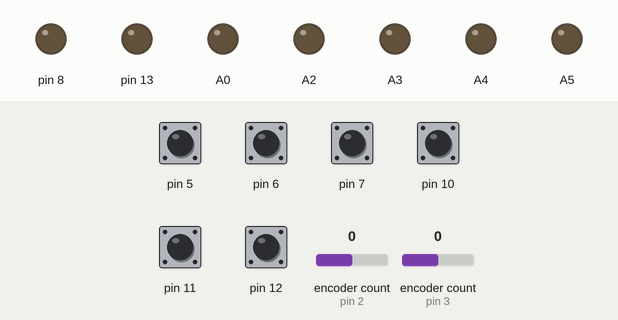
The sketch below on a simulated Arduino Uno, built with avr-gcc and run on an emulated ATmega328P. Parts: output pins drawn as LEDs (lit = HIGH). The test bench sets the inputs (shaded band); at power-on: pin 5–7, pin 10–12 HIGH, encoder count (sensors on pin 2, pin 3) 0. What the sketch prints to the serial monitor is not drawn.

Above: at 1.2 s.
1.3 s: pin 5 pulled LOW for 0.15 s
At 1.38 s:
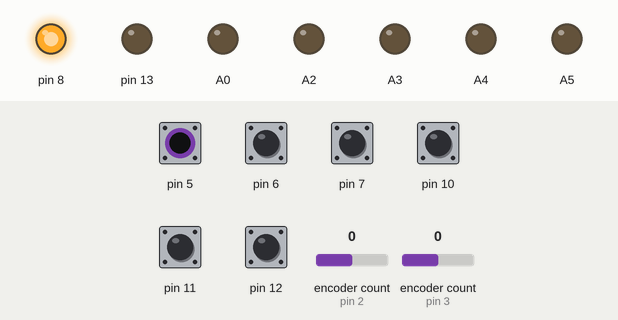
2.9 s: pin 6 pulled LOW for 0.15 s
At 2.98 s:
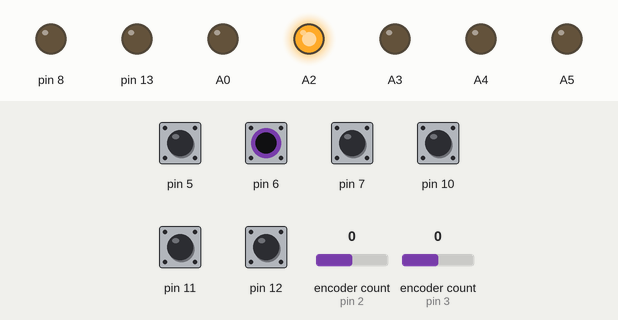
4.5 s: pin 7 pulled LOW for 0.15 s
At 4.58 s:
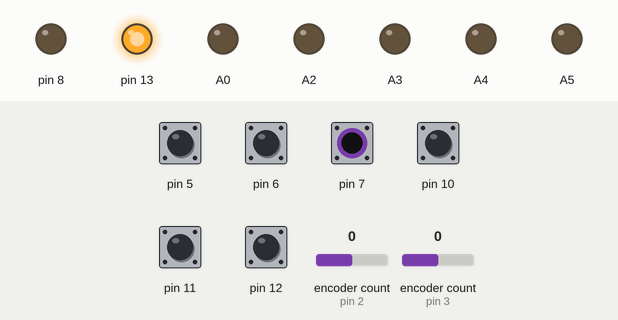
6.1 s: pin 10 pulled LOW for 0.15 s
At 6.18 s:
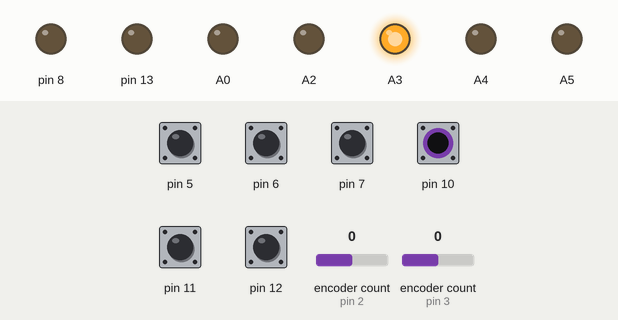
7.7 s: pin 11 pulled LOW for 0.15 s
At 7.78 s:
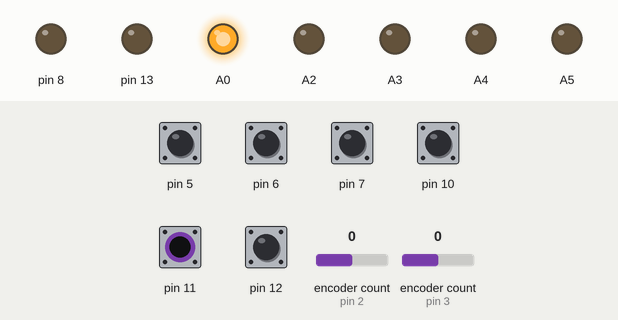
9.3 s: pin 12 pulled LOW for 0.15 s
At 9.38 s:
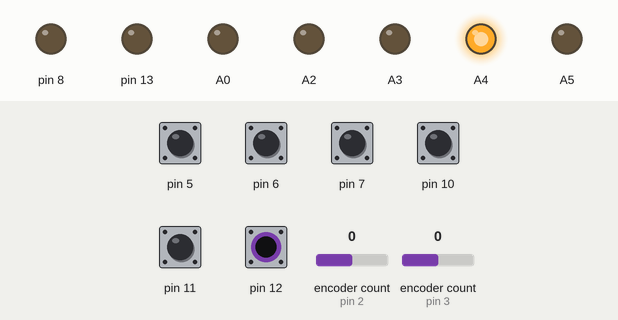
Timing chart, 0 to 11.9 s (numbered marks = the images above; inputs shaded):
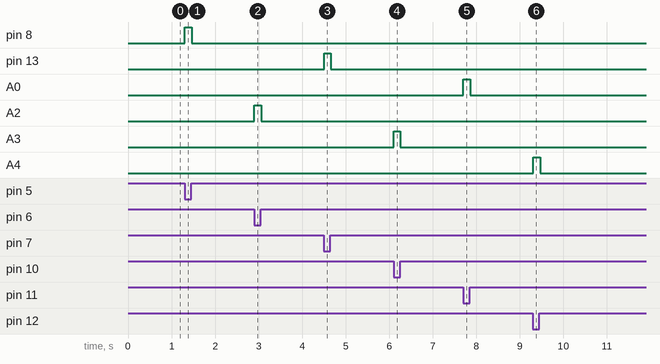

Measured:
- after the input at 1.3 s, pin 8: LOW → HIGH at once, → LOW 0.15 s later
- after the input at 2.9 s, A2: LOW → HIGH at once, → LOW 0.16 s later
- after the input at 4.5 s, pin 13: LOW → HIGH at once, → LOW 0.15 s later
- after the input at 6.1 s, A3: LOW → HIGH at once, → LOW 0.15 s later
- after the input at 7.7 s, A0: LOW → HIGH at once, → LOW 0.15 s later
- after the input at 9.3 s, A4: LOW → HIGH at once, → LOW 0.16 s later

The sketch:

SDVXCon.ino
```cpp
#define MAX_BUTTONS 7


#include <Encoder.h>

int const BTA = 0;
int const BTB = 12;
int const BTC = 6;
int const BTD = 11;
int const FXL = 5;
int const FXR = 7;
int const START = 10;


int const BTLA = A5;
int const BTLB = A4;
int const BTLC = A2;
int const BTLD = A0;
int const FXLL = 8;
int const FXLR = 13;
int const STARTL = A3;


int const VOLLA = 2;
int const VOLLB = 4;
int const VOLRA = 3;
int const VOLRB = 9;


uint8_t keyBTA = 's'; //s
uint8_t keyBTB = 'd'; //d
uint8_t keyBTC = 'k'; //k
uint8_t keyBTD = 'l'; //l

uint8_t keyFXL = 'c'; //c
uint8_t keyFXR = 'm'; //m


uint8_t keySTART = 'e'; //Enter

uint8_t keyVOLLCCW = 'q'; //q
uint8_t keyVOLLCW = 'w'; //w
uint8_t keyVOLRCCW = 'o'; //o
uint8_t keyVOLRCW = 'p'; //p


unsigned const long debounceDelay = 5;

unsigned const long spinTolerance = 4;


Encoder encL(VOLLA,VOLLB);
Encoder encR(VOLRA,VOLRB);
long encLPosition, encRPosition = 0;

uint8_t buf[9] = { 0 };

typedef enum KnobState {
  CW,
  CCW,
  Stop
} KnobState;

bool BTAState, BTBState, BTCState, BTDState, FXLState, FXRState, StartState = LOW;
bool BTAHwState, BTBHwState, BTCHwState, BTDHwState, FXLHwState, FXRHwState, StartHwState = LOW;
KnobState VOLLState, VOLRState = Stop;
unsigned long BTADebounce, BTBDebounce, BTCDebounce, BTDDebounce, FXLDebounce, FXRDebounce, StartDebounce = 0;

void setup() {

  Serial.begin(115200);

  setupButton(BTA);
  setupButton(BTB);
  setupButton(BTC);
  setupButton(BTD);
  setupButton(FXL);
  setupButton(FXR);
  setupButton(START);

  setupLED(BTLA);
  setupLED(BTLB);
  setupLED(BTLC);
  setupLED(BTLD);
  setupLED(FXLL);
  setupLED(FXLR);
  setupLED(STARTL);
}

void setupButton(int button)
{
  pinMode(button, INPUT_PULLUP);
}

void setupLED(int led)
{
  pinMode(led, OUTPUT);
}

bool buttonStates[MAX_BUTTONS] = {LOW, LOW, LOW, LOW, LOW, LOW, LOW};

void checkButton(int button)
{
  int hardwareState = digitalRead(button);

  if (hardwareState != getButtonHwState(button))
  {
    setDebounce(button, millis());
  }

  if ((millis() - getDebounce(button)) > debounceDelay)
  {
    if (hardwareState == HIGH)
    {
      if (getButtonState(button) == HIGH)
      {
        lightOff(button);
        setButtonState(button, LOW);
        buttonReleaseAction(button);
      }
    }
    else
    {
      if (getButtonState(button) == LOW)
      {
        lightOn(button);
        releaseKey(button);
        setButtonState(button, HIGH);
        buttonPressAction(button);
        Serial.write(button);
      }
    }
  }
  setButtonHwState(button, hardwareState);
}

void lightOff(int inputPin)
{
  digitalWrite(buttonToLight(inputPin), LOW);
}

void lightOn(int inputPin)
{
  digitalWrite(buttonToLight(inputPin), HIGH);
}

void checkKnob(int knobA, int knobB)
{
  int readPosition;
  if(knobA == VOLLA || knobB == VOLLB)
  {
    readPosition = encL.read();

    if(readPosition > (long)(encLPosition + spinTolerance))
    {
      knobLActionCCW();
      encLPosition = readPosition;
    }
    else if(readPosition < (long)(encLPosition - spinTolerance) )
    {
      knobLActionCW();
      encLPosition = readPosition;
    }
    else
    {
      knobLActionStop();
    }

  }
  else
  {
    readPosition = encR.read();

    if(readPosition > (long)(encRPosition + spinTolerance))
    {
      knobRActionCCW();
      encRPosition = readPosition;
    }
    else if(readPosition < (long)(encRPosition - spinTolerance) )
    {
      knobRActionCW();
      encRPosition = readPosition;
    }
    else
    {
      knobRActionStop();
    }

  }
}

void knobLActionCW()
{
  debugInput("Spin",VOLLA);
  setVolLState(CW);
}

void knobLActionCCW()
{
  debugInput("Spin",VOLLB);
  setVolLState(CCW);
}

void knobRActionCW()
{
  debugInput("Spin",VOLRA);
  setVolRState(CW);
}

void knobRActionCCW()
{
  debugInput("Spin",VOLRB);
  setVolRState(CCW);
}

void knobLActionStop()
{
  setVolLState(Stop);
}

void knobRActionStop()
{
  setVolRState(Stop);
}

void setVolLState(KnobState state)
{

  if(VOLLState != state)
  {
    VOLLState = state;
  }
}

void setVolRState(KnobState state)
{

  if(VOLRState != state)
  {
    VOLRState = state;
  }
}

void buttonPressAction(int button)
{
  debugInput("Pressed", button);
  buf[2] = getKey(button);  // 버튼이 눌릴 때 버퍼에 해당 키 값 저장
}

void buttonReleaseAction(int button)
{
  debugInput("Released", button);
  buf[2] = 0;  // 버튼이 떼어질 때 버퍼 초기화
  Serial.write(buf, 9);
}

void serialFromState()
{
  int buttons[7] = {BTA,BTB,BTC,BTD,FXL,FXR,START};
  int slotIndex = 2;
  for( int i = 0; i < 7; i++)
  {
    if(getButtonState(buttons[i]) == HIGH)
    {
      buf[slotIndex] = getKey(buttons[i]);
      slotIndex++;
    }
  }

  if(slotIndex < 9) // 버퍼 크기만큼 루프 추가
  {
    if(VOLLState == CW)
    {
      buf[slotIndex] = getKey(VOLLB);
      slotIndex++;
    }
    else if (VOLLState == CCW)
    {
      buf[slotIndex] = getKey(VOLLA);
      slotIndex++;
    }
  }

  if(slotIndex < 9) // 버퍼 크기만큼 루프 추가
  {
    if(VOLRState == CW)
    {
      buf[slotIndex] = getKey(VOLRB);
      slotIndex++;
    }
    else if (VOLRState == CCW)
    {
      buf[slotIndex] = getKey(VOLRA);
      slotIndex++;
    }
  }

  for(int i = slotIndex; i < 9; i++) // 버퍼 크기만큼 루프 추가
  {
    buf[slotIndex] = 0;
  }

  // 메시지 전송
  Serial.write(buf, 9); // 버퍼 크기만큼 수정
}

uint8_t getKey(int inputPin)
{
  switch(inputPin)
  {
    case BTA:
    {
      return keyBTA;
      break;
    }
    case BTB:
    {
      return keyBTB;
      break;
    }
    case BTC:
    {
      return keyBTC;
      break;
    }
    case BTD:
    {
      return keyBTD;
      break;
    }
    case FXL:
    {
      return keyFXL;
      break;
    }
    case FXR:
    {
      return keyFXR;
      break;
    }
    case START:
    {
      return keySTART;
      break;
    }
    case VOLLA:
    {
      return keyVOLLCCW;
      break;
    }
    case VOLLB:
    {
      return keyVOLLCW;
      break;
    }
    case VOLRA:
    {
      return keyVOLRCCW;
      break;
    }
    case VOLRB:
    {
      return keyVOLRCW;
      break;
    }
  }
}

void debugInput(String message, int inputPort)
{
  #ifdef SERIAL_DEBUGGING
  Serial.print(message);
  Serial.print(" - ");
  Serial.println(getName(inputPort));
  #endif
}

void setButtonState(int button, bool state)
{
  switch (button)
  {
  case BTA:
    buttonStates[0] = state;
    break;
  case BTB:
    buttonStates[1] = state;
    break;
  case BTC:
    buttonStates[2] = state;
    break;
  case BTD:
    buttonStates[3] = state;
    break;
  case FXL:
    buttonStates[4] = state;
    break;
  case FXR:
    buttonStates[5] = state;
    break;
  case START:
    buttonStates[6] = state;
    break;
  }
}


bool getButtonState(int button)
{
  switch (button)
  {
  case BTA:
    return buttonStates[0];
  case BTB:
    return buttonStates[1];
  case BTC:
    return buttonStates[2];
  case BTD:
    return buttonStates[3];
  case FXL:
    return buttonStates[4];
  case FXR:
    return buttonStates[5];
  case START:
    return buttonStates[6];
  }
}


String getName(int inputPort)
{
  switch(inputPort)
  {
    case BTA:
    {
      return "BTA";
      break;
    }
    case BTB:
    {
      return "BTB";
      break;
    }
    case BTC:
    {
      return "BTC";
      break;
    }
    case BTD:
    {
      return "BTD";
      break;
    }
    case FXL:
    {
      return "FXL";
      break;
    }
    case FXR:
    {
      return "FXR";
      break;
    }
    case START:
    {
      return "START";
      break;
    }
    case VOLLA:
    {
      return "VOL-L CW";
      break;
    }
    case VOLLB:
    {
      return "VOL-L CCW";
      break;
    }
    case VOLRA:
    {
      return "VOL-R CW";
      break;
    }
    case VOLRB:
    {
      return "VOL-R CCW";
      break;
    }
  }
}

bool getButtonHwState(int button)
{
  switch(button)
  {
    case BTA:
    {
      return BTAHwState;
      break;
    }
    case BTB:
    {
      return BTBHwState;
      break;
    }
    case BTC:
    {
      return BTCHwState;
      break;
    }
    case BTD:
    {
      return BTDHwState;
      break;
    }
    case FXL:
    {
      return FXLHwState;
      break;
    }
    case FXR:
    {
      return FXRHwState;
      break;
    }
    case START:
    {
      return StartHwState;
      break;
    }
  }
}

void setButtonHwState(int button, bool state)
{
  switch(button)
  {
    case BTA:
    {
      BTAHwState = state;
      break;
    }
    case BTB:
    {
      BTBHwState = state;
      break;
    }
    case BTC:
    {
      BTCHwState = state;
      break;
    }
    case BTD:
    {
      BTDHwState = state;
      break;
    }
    case FXL:
    {
      FXLHwState = state;
      break;
    }
    case FXR:
    {
      FXRHwState = state;
      break;
    }
    case START:
    {
      StartHwState = state;
      break;
    }
  }
}

void setDebounce(int button, unsigned long value)
{
  switch(button)
  {
    case BTA:
    {
      BTADebounce = value;
      break;
    }
    case BTB:
    {
      BTBDebounce = value;
      break;
    }
    case BTC:
    {
      BTCDebounce = value;
      break;
    }
    case BTD:
    {
      BTDDebounce = value;
      break;
    }
    case FXL:
    {
      FXLDebounce = value;
      break;
    }
    case FXR:
    {
      FXRDebounce = value;
      break;
    }
    case START:
    {
      StartDebounce = value;
      break;
    }
  }
}

unsigned long getDebounce(int button)
{
  switch(button)
  {
    case BTA:
    {
      return BTADebounce;
      break;
    }
    case BTB:
    {
      return BTBDebounce;
      break;
    }
    case BTC:
    {
      return BTCDebounce;
      break;
    }
    case BTD:
    {
      return BTDDebounce;
      break;
    }
    case FXL:
    {
      return FXLDebounce;
      break;
    }
    case FXR:
    {
      return FXRDebounce;
      break;
    }
    case START:
    {
      return StartDebounce;
    }
  }
}

int buttonToLight(int button)
{
    switch(button)
  {
    case BTA:
    {
      return BTLA;
      break;
    }
    case BTB:
    {
      return BTLB;
      break;
    }
    case BTC:
    {
      return BTLC;
      break;
    }
    case BTD:
    {
      return BTLD;
      break;
    }
    case FXL:
    {
      return FXLL;
      break;
    }
    case FXR:
    {
      return FXLR;
      break;
    }
    case START:
    {
      return STARTL;
      break;
    }
  }
}

void loop()
{
  checkButton(BTA);
  checkButton(BTB);
  checkButton(BTC);
  checkButton(BTD);
  checkButton(FXL);
  checkButton(FXR);
  checkButton(START);

  checkKnob(VOLLA, VOLLB);
  checkKnob(VOLRA, VOLRB);

  if (hasStateChanged())
  {
    serialFromState();
    delay(5); // 5ms 딜레이
  }
}

bool hasStateChanged() {

  int buttons[7] = {BTA, BTB, BTC, BTD, FXL, FXR, START};
  bool buttonStates[7] = {BTAState, BTBState, BTCState, BTDState, FXLState, FXRState, StartState};

  for (int i = 0; i < 7; i++) {
    if (buttonStates[i] != getButtonState(buttons[i])) {
      return true;
    }
  }

  return VOLLState != Stop || VOLRState != Stop;
}


void pressKey()
{
  //buf[2] = 128;
  //Serial.write(buf, 8);
}

void releaseKey(int button)
{
  buf[2] = getKey(button);  // 버튼이 떼어질 때 해당 키 값 저장
  Serial.write(buf, 9);
}
```
